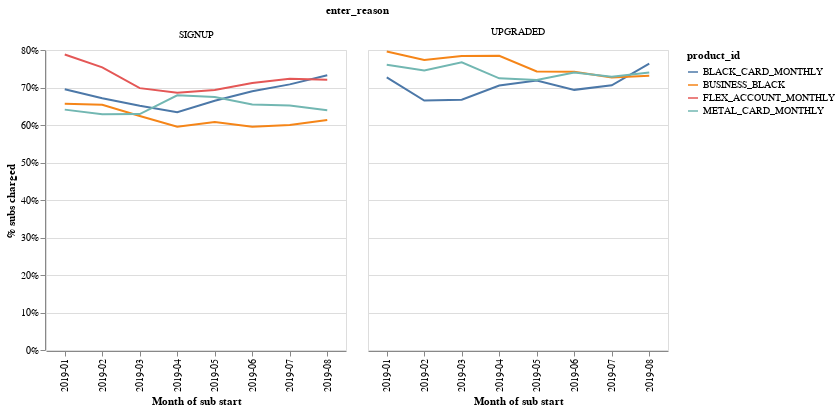

Write notebook code for a chart like this one.
### Markdown cell above
### 1. What % of users are charged 

In a world where we have 100% retention, we should be charging 100% of the 12 monthly charges to our customers. 

How close to 100% do we get?

### Code cell
data = df

# trim market
data["market"] = data["market"].str.strip()

# drop UK
data = data.loc[data["market"] != "GBR", :]

data["month"] = pd.to_datetime(data["subscription_valid_from"]).dt.to_period("M")

# drop all subscription pamyents that would not be running anymore.
data = data.loc[data["subscription_valid_from"] < "2019-09-01", :]

data = (
    data.groupby(["product_id", "month", "enter_reason"])["charged"]
    .agg("mean")
    .reset_index()
)

data["month"] = data["month"].astype(str)

alt.Chart(
    data.loc[
        (data["enter_reason"] != "DOWNGRADED") & (data["enter_reason"] != "RENEWED"), :
    ]
).mark_line().encode(
    x=alt.X("month:N", axis=alt.Axis(title="Month of sub start")),
    y=alt.Y("charged:Q", axis=alt.Axis(format="%", title="% subs charged")),
    color="product_id:N",
).properties(
    width=300, height=300, title="% of 12 months charged"
).facet(
    facet="enter_reason:N", columns=3
)

##note that renewal for metal dont make too mcuh sense prior June 2019 --> we launched in June 2018.

### Figure 1 — Vega-Lite specification as saved in the notebook (floating-point values rounded to 4 significant figures)
{"config": {"view": {"continuousWidth": 400, "continuousHeight": 300}}, "data": {"name": "data-7a41058d818ddbc58941f235f2d04359"}, "facet": {"type": "nominal", "field": "enter_reason"}, "spec": {"mark": "line", "encoding": {"color": {"type": "nominal", "field": "product_id"}, "x": {"type": "nominal", "axis": {"title": "Month of sub start"}, "field": "month"}, "y": {"type": "quantitative", "axis": {"format": "%", "title": "% subs charged"}, "field": "charged"}}, "height": 300, "title": "% of 12 months charged", "width": 300}, "columns": 3, "$schema": "https://vega.github.io/schema/vega-lite/v4.8.1.json", "datasets": {"data-7a41058d818ddbc58941f235f2d04359": [{"product_id": "BLACK_CARD_MONTHLY", "month": "2019-01", "enter_reason": "SIGNUP", "charged": 0.6951}, {"product_id": "BLACK_CARD_MONTHLY", "month": "2019-01", "enter_reason": "UPGRADED", "charged": 0.7272}, {"product_id": "BLACK_CARD_MONTHLY", "month": "2019-02", "enter_reason": "SIGNUP", "charged": 0.6716}, {"product_id": "BLACK_CARD_MONTHLY", "month": "2019-02", "enter_reason": "UPGRADED", "charged": 0.6651}, {"product_id": "BLACK_CARD_MONTHLY", "month": "2019-03", "enter_reason": "SIGNUP", "charged": 0.6512}, {"product_id": "BLACK_CARD_MONTHLY", "month": "2019-03", "enter_reason": "UPGRADED", "charged": 0.6676}, {"product_id": "BLACK_CARD_MONTHLY", "month": "2019-04", "enter_reason": "SIGNUP", "charged": 0.6342}, {"product_id": "BLACK_CARD_MONTHLY", "month": "2019-04", "enter_reason": "UPGRADED", "charged": 0.7053}, {"product_id": "BLACK_CARD_MONTHLY", "month": "2019-05", "enter_reason": "SIGNUP", "charged": 0.6647}, {"product_id": "BLACK_CARD_MONTHLY", "month": "2019-05", "enter_reason": "UPGRADED", "charged": 0.7187}, {"product_id": "BLACK_CARD_MONTHLY", "month": "2019-06", "enter_reason": "SIGNUP", "charged": 0.6902}, {"product_id": "BLACK_CARD_MONTHLY", "month": "2019-06", "enter_reason": "UPGRADED", "charged": 0.6937}, {"product_id": "BLACK_CARD_MONTHLY", "month": "2019-07", "enter_reason": "SIGNUP", "charged": 0.7083}, {"product_id": "BLACK_CARD_MONTHLY", "month": "2019-07", "enter_reason": "UPGRADED", "charged": 0.7058}, {"product_id": "BLACK_CARD_MONTHLY", "month": "2019-08", "enter_reason": "SIGNUP", "charged": 0.7328}, {"product_id": "BLACK_CARD_MONTHLY", "month": "2019-08", "enter_reason": "UPGRADED", "charged": 0.7638}, {"product_id": "BUSINESS_BLACK", "month": "2019-01", "enter_reason": "SIGNUP", "charged": 0.6568}, {"product_id": "BUSINESS_BLACK", "month": "2019-01", "enter_reason": "UPGRADED", "charged": 0.7961}, {"product_id": "BUSINESS_BLACK", "month": "2019-02", "enter_reason": "SIGNUP", "charged": 0.6537}, {"product_id": "BUSINESS_BLACK", "month": "2019-02", "enter_reason": "UPGRADED", "charged": 0.7734}, {"product_id": "BUSINESS_BLACK", "month": "2019-03", "enter_reason": "SIGNUP", "charged": 0.6242}, {"product_id": "BUSINESS_BLACK", "month": "2019-03", "enter_reason": "UPGRADED", "charged": 0.7843}, {"product_id": "BUSINESS_BLACK", "month": "2019-04", "enter_reason": "SIGNUP", "charged": 0.5953}, {"product_id": "BUSINESS_BLACK", "month": "2019-04", "enter_reason": "UPGRADED", "charged": 0.7847}, {"product_id": "BUSINESS_BLACK", "month": "2019-05", "enter_reason": "SIGNUP", "charged": 0.6078}, {"product_id": "BUSINESS_BLACK", "month": "2019-05", "enter_reason": "UPGRADED", "charged": 0.7427}, {"product_id": "BUSINESS_BLACK", "month": "2019-06", "enter_reason": "SIGNUP", "charged": 0.5956}, {"product_id": "BUSINESS_BLACK", "month": "2019-06", "enter_reason": "UPGRADED", "charged": 0.742}, {"product_id": "BUSINESS_BLACK", "month": "2019-07", "enter_reason": "SIGNUP", "charged": 0.5997}, {"product_id": "BUSINESS_BLACK", "month": "2019-07", "enter_reason": "UPGRADED", "charged": 0.727}, {"product_id": "BUSINESS_BLACK", "month": "2019-08", "enter_reason": "SIGNUP", "charged": 0.6136}, {"product_id": "BUSINESS_BLACK", "month": "2019-08", "enter_reason": "UPGRADED", "charged": 0.7314}, {"product_id": "FLEX_ACCOUNT_MONTHLY", "month": "2019-01", "enter_reason": "SIGNUP", "charged": 0.788}, {"product_id": "FLEX_ACCOUNT_MONTHLY", "month": "2019-02", "enter_reason": "SIGNUP", "charged": 0.7535}, {"product_id": "FLEX_ACCOUNT_MONTHLY", "month": "2019-03", "enter_reason": "SIGNUP", "charged": 0.6983}, {"product_id": "FLEX_ACCOUNT_MONTHLY", "month": "2019-04", "enter_reason": "SIGNUP", "charged": 0.6863}, {"product_id": "FLEX_ACCOUNT_MONTHLY", "month": "2019-05", "enter_reason": "SIGNUP", "charged": 0.6933}, {"product_id": "FLEX_ACCOUNT_MONTHLY", "month": "2019-06", "enter_reason": "SIGNUP", "charged": 0.7117}, {"product_id": "FLEX_ACCOUNT_MONTHLY", "month": "2019-07", "enter_reason": "SIGNUP", "charged": 0.7234}, {"product_id": "FLEX_ACCOUNT_MONTHLY", "month": "2019-08", "enter_reason": "SIGNUP", "charged": 0.7205}, {"product_id": "METAL_CARD_MONTHLY", "month": "2019-01", "enter_reason": "SIGNUP", "charged": 0.641}, {"product_id": "METAL_CARD_MONTHLY", "month": "2019-01", "enter_reason": "UPGRADED", "charged": 0.7606}, {"product_id": "METAL_CARD_MONTHLY", "month": "2019-02", "enter_reason": "SIGNUP", "charged": 0.6288}, {"product_id": "METAL_CARD_MONTHLY", "month": "2019-02", "enter_reason": "UPGRADED", "charged": 0.7454}, {"product_id": "METAL_CARD_MONTHLY", "month": "2019-03", "enter_reason": "SIGNUP", "charged": 0.6293}, {"product_id": "METAL_CARD_MONTHLY", "month": "2019-03", "enter_reason": "UPGRADED", "charged": 0.7671}, {"product_id": "METAL_CARD_MONTHLY", "month": "2019-04", "enter_reason": "SIGNUP", "charged": 0.679}, {"product_id": "METAL_CARD_MONTHLY", "month": "2019-04", "enter_reason": "UPGRADED", "charged": 0.7243}, {"product_id": "METAL_CARD_MONTHLY", "month": "2019-05", "enter_reason": "SIGNUP", "charged": 0.6747}, {"product_id": "METAL_CARD_MONTHLY", "month": "2019-05", "enter_reason": "UPGRADED", "charged": 0.7198}, {"product_id": "METAL_CARD_MONTHLY", "month": "2019-06", "enter_reason": "SIGNUP", "charged": 0.6546}, {"product_id": "METAL_CARD_MONTHLY", "month": "2019-06", "enter_reason": "UPGRADED", "charged": 0.74}, {"product_id": "METAL_CARD_MONTHLY", "month": "2019-07", "enter_reason": "SIGNUP", "charged": 0.6518}, {"product_id": "METAL_CARD_MONTHLY", "month": "2019-07", "enter_reason": "UPGRADED", "charged": 0.7286}, {"product_id": "METAL_CARD_MONTHLY", "month": "2019-08", "enter_reason": "SIGNUP", "charged": 0.6392}, {"product_id": "METAL_CARD_MONTHLY", "month": "2019-08", "enter_reason": "UPGRADED", "charged": 0.7397}]}}
